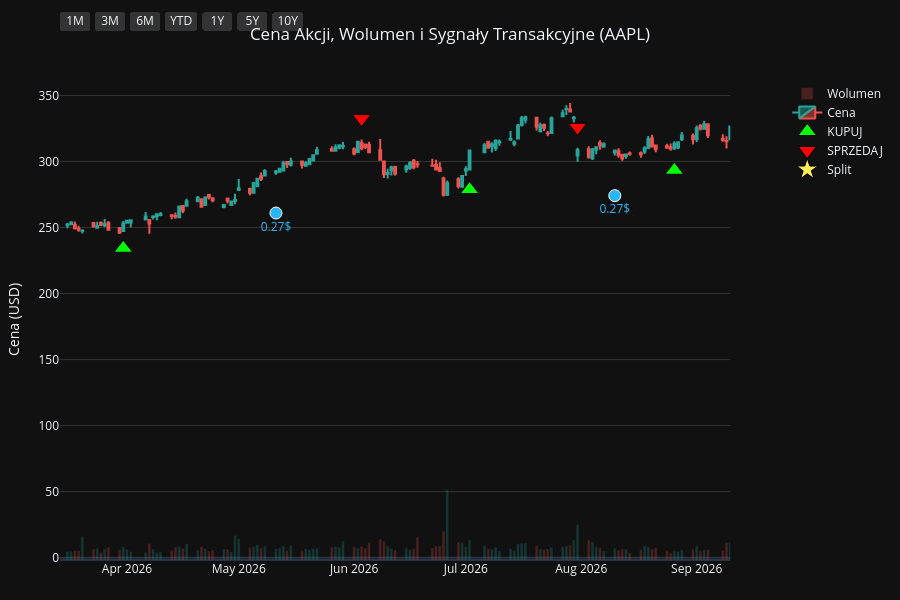
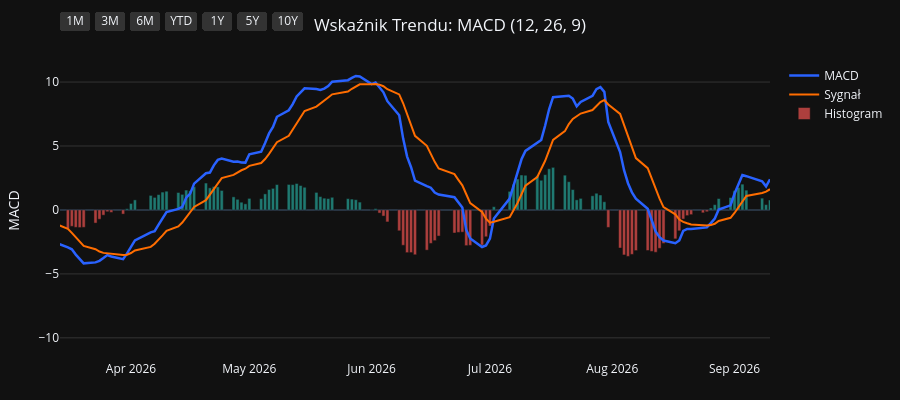
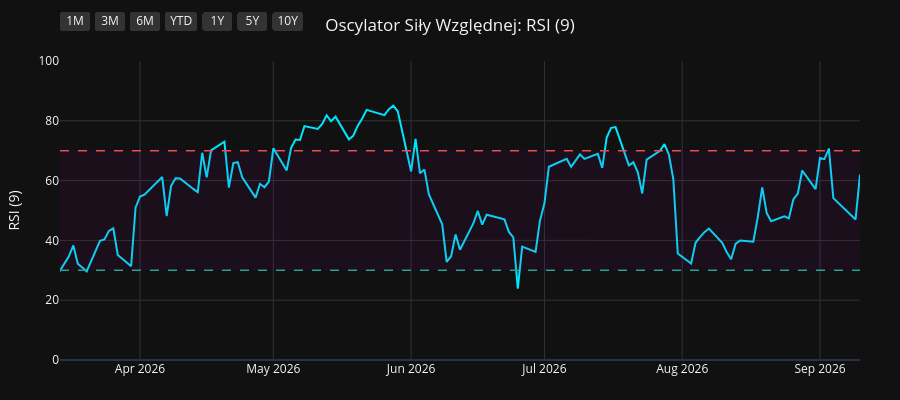
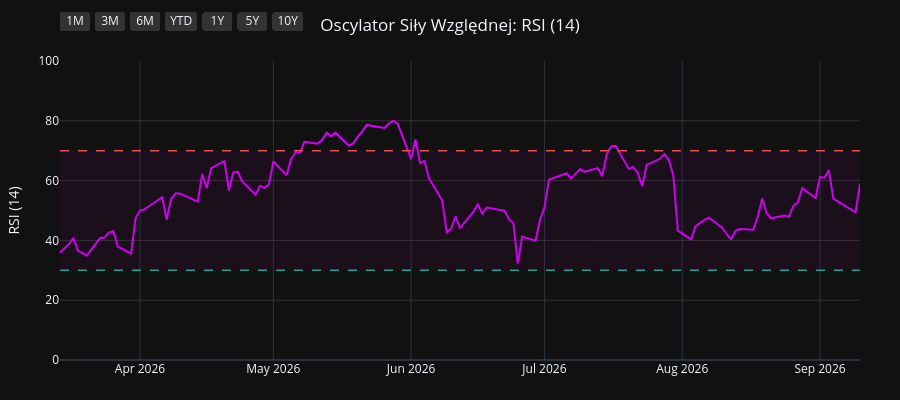

Notebook source saved alongside these figures, in order:
### Code cell
import os
import yfinance as yf
import pandas as pd
import pandas_ta as ta
import plotly.graph_objects as go
from plotly.subplots import make_subplots

# 1. Pobranie i przygotowanie danych
symbol = os.environ.get("STOCK_TICKER", "").strip().upper()
if not symbol:
    raise RuntimeError("Set STOCK_TICKER before running price_extractor.ipynb")
df = yf.Ticker(symbol).history(period="10y")
df.index = df.index.tz_localize(None)

# Wskaźniki i sygnały
df.ta.macd(fast=12, slow=26, signal=9, append=True)
df.ta.rsi(length=9, append=True)
df.ta.rsi(length=14, append=True)
df.ta.rsi(length=21, append=True)
df.dropna(inplace=True)

macd = df['MACD_12_26_9']
signal = df['MACDs_12_26_9']
wczorajszy_macd = macd.shift(1)
wczorajszy_signal = signal.shift(1)

df['Decyzja'] = 'BRAK'
df.loc[(macd > signal) & (wczorajszy_macd <= wczorajszy_signal), 'Decyzja'] = 'KUPUJ'
df.loc[(macd < signal) & (wczorajszy_macd >= wczorajszy_signal), 'Decyzja'] = 'SPRZEDAJ'

df_kupuj = df[df['Decyzja'] == 'KUPUJ']
df_sprzedaj = df[df['Decyzja'] == 'SPRZEDAJ']
df_dywidendy = df[df['Dividends'] > 0]
df_splity = df[df['Stock Splits'] > 0]

# Wspólna konfiguracja osi X
konfiguracja_osi_x = dict(
    type="date",
    showspikes=True, spikemode="across", spikesnap="cursor", spikedash="dot", spikecolor="#ffffff", spikethickness=1, hoverformat="%Y-%m-%d",
    rangeselector=dict(
        buttons=list([
            dict(count=1, label="1M", step="month", stepmode="backward"),
            dict(count=3, label="3M", step="month", stepmode="backward"),
            dict(count=6, label="6M", step="month", stepmode="backward"),
            dict(count=1, label="YTD", step="year", stepmode="todate"),
            dict(count=1, label="1Y", step="year", stepmode="backward"),
            dict(count=5, label="5Y", step="year", stepmode="backward"),
            dict(step="all", label="10Y")
        ]),
        bgcolor="#333333", activecolor="#2962ff", x=0, y=1.1
    )
)

# ==========================================
# WYKRES 1: CENA + WOLUMEN + SYGNAŁY
# ==========================================
fig1 = make_subplots(specs=[[{"secondary_y": True}]])

kolory_wolumenu = ['#26a69a' if row['Close'] >= row['Open'] else '#ef5350' for index, row in df.iterrows()]
fig1.add_trace(go.Bar(x=df.index, y=df['Volume'], marker_color=kolory_wolumenu, opacity=0.25, name='Wolumen'), secondary_y=True)
fig1.add_trace(go.Candlestick(x=df.index, open=df['Open'], high=df['High'], low=df['Low'], close=df['Close'], name='Cena', increasing_line_color='#26a69a', decreasing_line_color='#ef5350'), secondary_y=False)
fig1.add_trace(go.Scatter(x=df_kupuj.index, y=df_kupuj['Low'] * 0.95, customdata=df_kupuj[['Low', 'High']], mode='markers', marker=dict(symbol='triangle-up', size=16, color='#00ff00', line=dict(width=1, color='black')), name='KUPUJ', hovertemplate='KUPUJ<br>Najniższa: %{customdata[0]:.2f}<br>Najwyższa: %{customdata[1]:.2f}<extra></extra>'), secondary_y=False)
fig1.add_trace(go.Scatter(x=df_sprzedaj.index, y=df_sprzedaj['High'] * 1.05, customdata=df_sprzedaj[['Low', 'High']], mode='markers', marker=dict(symbol='triangle-down', size=16, color='#ff0000', line=dict(width=1, color='black')), name='SPRZEDAJ', hovertemplate='SPRZEDAJ<br>Najniższa: %{customdata[0]:.2f}<br>Najwyższa: %{customdata[1]:.2f}<extra></extra>'), secondary_y=False)

if not df_dywidendy.empty:
    fig1.add_trace(go.Scatter(x=df_dywidendy.index, y=df_dywidendy['Low'] * 0.90, mode='markers+text', marker=dict(symbol='circle', size=12, color='#29b6f6', line=dict(width=1, color='white')), text=df_dywidendy['Dividends'].apply(lambda x: f"{x}$"), textposition="bottom center", name='Dywidenda', showlegend=False, hovertemplate='Dywidenda: %{text}<extra></extra>', textfont=dict(color="#29b6f6")), secondary_y=False)
if not df_splity.empty:
                    fig1.add_trace(go.Scatter(x=df_splity.index, y=df_splity['High'], mode='markers+text', marker=dict(symbol='star', size=16, color='#ffee58', line=dict(width=1, color='black')), text=df_splity['Stock Splits'].apply(lambda x: f"{x:g}:1" if x >= 1 else f"1:{1 / x:g}"), textposition="top center", name='Split', hovertemplate='%{text}<extra></extra>', textfont=dict(color="#ffee58")), secondary_y=False)

fig1.update_layout(title=dict(text=f"Cena Akcji, Wolumen i Sygnały Transakcyjne ({symbol})", x=0.5, xanchor='center'), dragmode='pan', xaxis_rangeslider_visible=False, template='plotly_dark', height=600, hovermode='x unified', margin=dict(l=60, r=40, t=60, b=40))
fig1.update_xaxes(**konfiguracja_osi_x)
fig1.update_xaxes(range=[df.index.max() - pd.Timedelta(days=180), df.index.max()])
fig1.update_yaxes(title_text="Cena (USD)", secondary_y=False, gridcolor='#333333')
fig1.update_yaxes(range=[0, df['Volume'].max() * 4], showgrid=False, showticklabels=False, secondary_y=True)
fig1.show(config={'scrollZoom': True})

# ==========================================
# WYKRES 2: WSKAŹNIK MACD
# ==========================================
fig2 = go.Figure()
fig2.add_trace(go.Scatter(x=df.index, y=df['MACD_12_26_9'], line=dict(color='#2962ff', width=2.5), name='MACD'))
fig2.add_trace(go.Scatter(x=df.index, y=df['MACDs_12_26_9'], line=dict(color='#ff6d00', width=2), name='Sygnał'))
kolory_macd = ['#26a69a' if val >= 0 else '#ef5350' for val in df['MACDh_12_26_9']]
fig2.add_trace(go.Bar(x=df.index, y=df['MACDh_12_26_9'], marker_color=kolory_macd, name='Histogram', opacity=0.7))
fig2.update_layout(title=dict(text="Wskaźnik Trendu: MACD (12, 26, 9)", x=0.5, xanchor='center'), dragmode='pan', xaxis_rangeslider_visible=False, template='plotly_dark', height=400, hovermode='x unified', margin=dict(l=60, r=40, t=60, b=40))
fig2.update_xaxes(**konfiguracja_osi_x)
fig2.update_xaxes(range=[df.index.max() - pd.Timedelta(days=180), df.index.max()])
fig2.update_yaxes(title_text="MACD", gridcolor='#333333')
fig2.show(config={'scrollZoom': True})

# ==========================================
# WYKRES 3: OSCYLATOR RSI (9)
# ==========================================
fig3 = go.Figure()
fig3.add_trace(go.Scatter(x=df.index, y=df['RSI_9'], line=dict(color='#00e5ff', width=2), name='RSI (9)'))
fig3.add_hline(y=70, line_dash="dash", line_color="#ef5350", line_width=1.5)
fig3.add_hline(y=30, line_dash="dash", line_color="#26a69a", line_width=1.5)
fig3.add_hrect(y0=30, y1=70, line_width=0, fillcolor="purple", opacity=0.1)
fig3.update_layout(title=dict(text="Oscylator Siły Względnej: RSI (9)", x=0.5, xanchor='center'), dragmode='pan', xaxis_rangeslider_visible=False, template='plotly_dark', height=400, hovermode='x unified', margin=dict(l=60, r=40, t=60, b=40))
fig3.update_xaxes(**konfiguracja_osi_x)
fig3.update_xaxes(range=[df.index.max() - pd.Timedelta(days=180), df.index.max()])
fig3.update_yaxes(title_text="RSI (9)", range=[0, 100], gridcolor='#333333')
fig3.show(config={'scrollZoom': True})

# ==========================================
# WYKRES 4: OSCYLATOR RSI (14)
# ==========================================
fig4 = go.Figure()
fig4.add_trace(go.Scatter(x=df.index, y=df['RSI_14'], line=dict(color='#d500f9', width=2), name='RSI (14)'))
fig4.add_hline(y=70, line_dash="dash", line_color="#ef5350", line_width=1.5)
fig4.add_hline(y=30, line_dash="dash", line_color="#26a69a", line_width=1.5)
fig4.add_hrect(y0=30, y1=70, line_width=0, fillcolor="purple", opacity=0.1)
fig4.update_layout(title=dict(text="Oscylator Siły Względnej: RSI (14)", x=0.5, xanchor='center'), dragmode='pan', xaxis_rangeslider_visible=False, template='plotly_dark', height=400, hovermode='x unified', margin=dict(l=60, r=40, t=60, b=40))
fig4.update_xaxes(**konfiguracja_osi_x)
fig4.update_xaxes(range=[df.index.max() - pd.Timedelta(days=180), df.index.max()])
fig4.update_yaxes(title_text="RSI (14)", range=[0, 100], gridcolor='#333333')
fig4.show(config={'scrollZoom': True})

# ==========================================
# WYKRES 5: OSCYLATOR RSI (21)
# ==========================================
fig5 = go.Figure()
fig5.add_trace(go.Scatter(x=df.index, y=df['RSI_21'], line=dict(color='#64dd17', width=2), name='RSI (21)'))
fig5.add_hline(y=70, line_dash="dash", line_color="#ef5350", line_width=1.5)
fig5.add_hline(y=30, line_dash="dash", line_color="#26a69a", line_width=1.5)
fig5.add_hrect(y0=30, y1=70, line_width=0, fillcolor="purple", opacity=0.1)
fig5.update_layout(title=dict(text="Oscylator Siły Względnej: RSI (21)", x=0.5, xanchor='center'), dragmode='pan', xaxis_rangeslider_visible=False, template='plotly_dark', height=400, hovermode='x unified', margin=dict(l=60, r=40, t=60, b=40))
fig5.update_xaxes(**konfiguracja_osi_x)
fig5.update_xaxes(range=[df.index.max() - pd.Timedelta(days=180), df.index.max()])
fig5.update_yaxes(title_text="RSI (21)", range=[0, 100], gridcolor='#333333')
fig5.show(config={'scrollZoom': True})

### Figure 1 — Plotly figure (JSON) as saved in the notebook; plotly's stock layout.template omitted (floating-point values rounded to 4 significant figures; data arrays with more than 128 entries replaced by an {"elided": "..."} marker saying what was removed)
{"data": [{"marker": {"color": {"elided": "2480 str values"}}, "name": "Wolumen", "opacity": 0.25, "type": "bar", "x": {"elided": "2480 str values"}, "xaxis": "x", "y": {"elided": "2480 int values"}, "yaxis": "y2"}, {"close": {"elided": "2480 float values"}, "decreasing": {"line": {"color": "#ef5350"}}, "high": {"elided": "2480 float values"}, "increasing": {"line": {"color": "#26a69a"}}, "low": {"elided": "2480 float values"}, "name": "Cena", "open": {"elided": "2480 float values"}, "type": "candlestick", "x": {"elided": "2480 str values"}, "xaxis": "x", "yaxis": "y"}, {"customdata": {"elided": "89x2 float values"}, "hovertemplate": "KUPUJ<br>Najniższa: %{customdata[0]:.2f}<br>Najwyższa: %{customdata[1]:.2f}<extra></extra>", "marker": {"color": "#00ff00", "line": {"color": "black", "width": 1}, "size": 16, "symbol": "triangle-up"}, "mode": "markers", "name": "KUPUJ", "type": "scatter", "x": ["2016-11-21T00:00:00", "2017-01-09T00:00:00", "2017-01-25T00:00:00", "2017-05-01T00:00:00", "2017-07-10T00:00:00", "2017-08-29T00:00:00", "2017-10-06T00:00:00", "2017-12-18T00:00:00", "2018-01-08T00:00:00", "2018-02-14T00:00:00", "2018-04-10T00:00:00", "2018-05-02T00:00:00", "2018-06-06T00:00:00", "2018-07-09T00:00:00", "2018-08-01T00:00:00", "2018-10-02T00:00:00", "2018-12-03T00:00:00", "2018-12-12T00:00:00", "2018-12-28T00:00:00", "2019-03-12T00:00:00", "2019-04-02T00:00:00", "2019-04-18T00:00:00", "2019-06-06T00:00:00", "2019-07-23T00:00:00", "2019-08-19T00:00:00", "2019-09-05T00:00:00", "2019-10-07T00:00:00", "2019-12-16T00:00:00", "2020-03-27T00:00:00", "2020-06-08T00:00:00", "2020-07-08T00:00:00", "2020-07-20T00:00:00", "2020-07-31T00:00:00", "2020-10-01T00:00:00", "2020-11-06T00:00:00", "2020-12-01T00:00:00", "2021-01-22T00:00:00", "2021-03-15T00:00:00", "2021-06-07T00:00:00", "2021-08-17T00:00:00", "2021-08-31T00:00:00", "2021-10-14T00:00:00", "2021-11-17T00:00:00", "2022-02-01T00:00:00", "2022-03-18T00:00:00", "2022-05-27T00:00:00", "2022-06-23T00:00:00", "2022-10-17T00:00:00", "2022-11-11T00:00:00", "2023-01-09T00:00:00", "2023-03-16T00:00:00", "2023-04-19T00:00:00", "2023-05-01T00:00:00", "2023-05-05T00:00:00", "2023-05-18T00:00:00", "2023-05-31T00:00:00", "2023-06-27T00:00:00", "2023-08-25T00:00:00", "2023-10-04T00:00:00", "2023-11-02T00:00:00", "2023-12-08T00:00:00", "2023-12-13T00:00:00", "2024-01-19T00:00:00", "2024-03-18T00:00:00", "2024-04-25T00:00:00", "2024-06-05T00:00:00", "2024-06-07T00:00:00", "2024-06-11T00:00:00", "2024-07-02T00:00:00", "2024-08-14T00:00:00", "2024-09-20T00:00:00", "2024-10-10T00:00:00", "2024-11-19T00:00:00", "2025-01-29T00:00:00", "2025-03-25T00:00:00", "2025-04-15T00:00:00", "2025-05-12T00:00:00", "2025-06-06T00:00:00", "2025-06-23T00:00:00", "2025-08-07T00:00:00", "2025-09-03T00:00:00", "2025-09-19T00:00:00", "2025-10-23T00:00:00", "2025-11-28T00:00:00", "2026-01-28T00:00:00", "2026-02-24T00:00:00", "2026-03-31T00:00:00", "2026-07-02T00:00:00", "2026-08-26T00:00:00"], "xaxis": "x", "y": [24.02, 25.75, 26.27, 31.79, 31.57, 35.37, 34.17, 38.8, 38.59, 36.29, 38.21, 38.72, 42.92, 42.34, 44.13, 50.86, 40.81, 38.06, 34.81, 40.57, 43.21, 45.81, 41.36, 47.06, 47.87, 48.21, 51.47, 63.32, 56.61, 75.2, 86.47, 88.28, 92.66, 106.6, 107.1, 110.7, 124.5, 111.2, 115.5, 138.1, 140.2, 131.1, 140.1, 159.9, 148.4, 135.2, 126.2, 130.7, 134.7, 121.2, 141.7, 154.7, 157.6, 159.6, 161.5, 165.5, 173.8, 164.8, 160.3, 164.5, 181.8, 182.9, 177.2, 163.1, 158.0, 183.4, 182.7, 182.2, 202.4, 207.0, 214.4, 214.0, 213.8, 220.7, 207.8, 188.6, 195.5, 191.0, 188.1, 204.8, 221.8, 227.4, 244.2, 261.5, 241.1, 253.9, 234.3, 278.8, 293.4], "yaxis": "y"}, {"customdata": {"elided": "88x2 float values"}, "hovertemplate": "SPRZEDAJ<br>Najniższa: %{customdata[0]:.2f}<br>Najwyższa: %{customdata[1]:.2f}<extra></extra>", "marker": {"color": "#ff0000", "line": {"color": "black", "width": 1}, "size": 16, "symbol": "triangle-down"}, "mode": "markers", "name": "SPRZEDAJ", "type": "scatter", "x": ["2017-01-03T00:00:00", "2017-01-24T00:00:00", "2017-02-27T00:00:00", "2017-05-22T00:00:00", "2017-08-21T00:00:00", "2017-09-06T00:00:00", "2017-11-16T00:00:00", "2017-12-26T00:00:00", "2018-01-24T00:00:00", "2018-03-19T00:00:00", "2018-04-20T00:00:00", "2018-05-25T00:00:00", "2018-06-08T00:00:00", "2018-07-30T00:00:00", "2018-09-07T00:00:00", "2018-10-08T00:00:00", "2018-12-10T00:00:00", "2018-12-20T00:00:00", "2019-03-06T00:00:00", "2019-03-28T00:00:00", "2019-04-15T00:00:00", "2019-04-26T00:00:00", "2019-07-17T00:00:00", "2019-08-02T00:00:00", "2019-08-27T00:00:00", "2019-09-24T00:00:00", "2019-11-20T00:00:00", "2020-01-24T00:00:00", "2020-05-27T00:00:00", "2020-06-29T00:00:00", "2020-07-17T00:00:00", "2020-07-21T00:00:00", "2020-09-03T00:00:00", "2020-10-21T00:00:00", "2020-11-23T00:00:00", "2021-01-05T00:00:00", "2021-02-01T00:00:00", "2021-04-29T00:00:00", "2021-07-21T00:00:00", "2021-08-18T00:00:00", "2021-09-10T00:00:00", "2021-11-10T00:00:00", "2021-12-17T00:00:00", "2022-02-17T00:00:00", "2022-04-08T00:00:00", "2022-06-13T00:00:00", "2022-08-22T00:00:00", "2022-11-04T00:00:00", "2022-11-29T00:00:00", "2023-02-21T00:00:00", "2023-04-11T00:00:00", "2023-04-20T00:00:00", "2023-05-02T00:00:00", "2023-05-16T00:00:00", "2023-05-22T00:00:00", "2023-06-26T00:00:00", "2023-07-10T00:00:00", "2023-09-11T00:00:00", "2023-10-20T00:00:00", "2023-11-30T00:00:00", "2023-12-11T00:00:00", "2023-12-19T00:00:00", "2024-01-31T00:00:00", "2024-04-19T00:00:00", "2024-05-29T00:00:00", "2024-06-06T00:00:00", "2024-06-10T00:00:00", "2024-06-25T00:00:00", "2024-07-18T00:00:00", "2024-09-04T00:00:00", "2024-10-07T00:00:00", "2024-10-25T00:00:00", "2024-12-30T00:00:00", "2025-03-03T00:00:00", "2025-04-03T00:00:00", "2025-05-08T00:00:00", "2025-05-22T00:00:00", "2025-06-11T00:00:00", "2025-07-29T00:00:00", "2025-08-25T00:00:00", "2025-09-10T00:00:00", "2025-10-07T00:00:00", "2025-11-07T00:00:00", "2025-12-08T00:00:00", "2026-02-13T00:00:00", "2026-03-02T00:00:00", "2026-06-03T00:00:00", "2026-07-31T00:00:00"], "xaxis": "x", "y": [28.08, 28.99, 33.32, 37.62, 38.58, 39.83, 42.15, 42.05, 43.48, 43.7, 42.16, 46.88, 47.46, 47.51, 55.9, 55.76, 42.34, 40.35, 43.87, 47.39, 49.96, 51.25, 51.47, 51.8, 52.53, 56.05, 67.23, 81.69, 80.93, 91.97, 98.68, 100.8, 131.1, 120.8, 119.9, 134.3, 138.0, 139.9, 149.4, 154.4, 159.2, 154.0, 177.9, 176.5, 176.4, 139.0, 174.9, 147.2, 149.4, 156.3, 167.7, 173.4, 176.0, 179.1, 180.8, 194.6, 196.6, 186.8, 181.7, 197.4, 200.7, 204.3, 194.1, 172.8, 200.0, 204.4, 205.2, 219.9, 239.7, 230.9, 235.0, 242.8, 264.3, 254.7, 216.5, 208.8, 211.9, 213.7, 224.5, 239.9, 243.1, 269.3, 284.9, 292.9, 274.9, 279.4, 332.5, 325.9], "yaxis": "y"}, {"hovertemplate": "Dywidenda: %{text}<extra></extra>", "marker": {"color": "#29b6f6", "line": {"color": "white", "width": 1}, "size": 12, "symbol": "circle"}, "mode": "markers+text", "name": "Dywidenda", "showlegend": false, "text": ["0.1425$", "0.1425$", "0.1575$", "0.1575$", "0.1575$", "0.1575$", "0.1825$", "0.1825$", "0.1825$", "0.1825$", "0.1925$", "0.1925$", "0.1925$", "0.1925$", "0.205$", "0.205$", "0.205$", "0.205$", "0.22$", "0.22$", "0.22$", "0.22$", "0.23$", "0.23$", "0.23$", "0.23$", "0.24$", "0.24$", "0.24$", "0.24$", "0.25$", "0.25$", "0.25$", "0.25$", "0.26$", "0.26$", "0.26$", "0.26$", "0.27$", "0.27$"], "textfont": {"color": "#29b6f6"}, "textposition": "bottom center", "type": "scatter", "x": ["2016-11-03T00:00:00", "2017-02-09T00:00:00", "2017-05-11T00:00:00", "2017-08-10T00:00:00", "2017-11-10T00:00:00", "2018-02-09T00:00:00", "2018-05-11T00:00:00", "2018-08-10T00:00:00", "2018-11-08T00:00:00", "2019-02-08T00:00:00", "2019-05-10T00:00:00", "2019-08-09T00:00:00", "2019-11-07T00:00:00", "2020-02-07T00:00:00", "2020-05-08T00:00:00", "2020-08-07T00:00:00", "2020-11-06T00:00:00", "2021-02-05T00:00:00", "2021-05-07T00:00:00", "2021-08-06T00:00:00", "2021-11-05T00:00:00", "2022-02-04T00:00:00", "2022-05-06T00:00:00", "2022-08-05T00:00:00", "2022-11-04T00:00:00", "2023-02-10T00:00:00", "2023-05-12T00:00:00", "2023-08-11T00:00:00", "2023-11-10T00:00:00", "2024-02-09T00:00:00", "2024-05-10T00:00:00", "2024-08-12T00:00:00", "2024-11-08T00:00:00", "2025-02-10T00:00:00", "2025-05-12T00:00:00", "2025-08-11T00:00:00", "2025-11-10T00:00:00", "2026-02-09T00:00:00", "2026-05-11T00:00:00", "2026-08-10T00:00:00"], "xaxis": "x", "y": [22.66, 27.24, 31.78, 32.39, 36.63, 31.71, 39.72, 43.94, 44.11, 36.09, 41.46, 43.03, 55.9, 69.03, 66.23, 96.2, 101.5, 118.9, 113.5, 127.8, 131.9, 150.2, 135.9, 143.9, 118.8, 132.1, 151.6, 156.8, 163.2, 167.4, 162.4, 192.4, 202.3, 203.2, 185.2, 201.5, 240.1, 244.1, 261.0, 274.1], "yaxis": "y"}, {"hovertemplate": "%{text}<extra></extra>", "marker": {"color": "#ffee58", "line": {"color": "black", "width": 1}, "size": 16, "symbol": "star"}, "mode": "markers+text", "name": "Split", "text": ["4:1"], "textfont": {"color": "#ffee58"}, "textposition": "top center", "type": "scatter", "x": ["2020-08-31T00:00:00"], "xaxis": "x", "y": [127.0], "yaxis": "y"}], "layout": {"dragmode": "pan", "height": 600, "hovermode": "x unified", "margin": {"b": 40, "l": 60, "r": 40, "t": 60}, "title": {"text": "Cena Akcji, Wolumen i Sygnały Transakcyjne (AAPL)", "x": 0.5, "xanchor": "center"}, "xaxis": {"anchor": "y", "domain": [0.0, 0.94], "hoverformat": "%Y-%m-%d", "range": ["2026-03-14T00:00:00", "2026-09-10T00:00:00"], "rangeselector": {"activecolor": "#2962ff", "bgcolor": "#333333", "buttons": [{"count": 1, "label": "1M", "step": "month", "stepmode": "backward"}, {"count": 3, "label": "3M", "step": "month", "stepmode": "backward"}, {"count": 6, "label": "6M", "step": "month", "stepmode": "backward"}, {"count": 1, "label": "YTD", "step": "year", "stepmode": "todate"}, {"count": 1, "label": "1Y", "step": "year", "stepmode": "backward"}, {"count": 5, "label": "5Y", "step": "year", "stepmode": "backward"}, {"label": "10Y", "step": "all"}], "x": 0, "y": 1.1}, "rangeslider": {"visible": false}, "showspikes": true, "spikecolor": "#ffffff", "spikedash": "dot", "spikemode": "across", "spikesnap": "cursor", "spikethickness": 1, "type": "date"}, "yaxis": {"anchor": "x", "domain": [0.0, 1.0], "gridcolor": "#333333", "title": {"text": "Cena (USD)"}}, "yaxis2": {"anchor": "x", "overlaying": "y", "range": [0, 1791760000], "showgrid": false, "showticklabels": false, "side": "right"}}}

### Figure 2 — Plotly figure (JSON) as saved in the notebook; plotly's stock layout.template omitted (floating-point values rounded to 4 significant figures; data arrays with more than 128 entries replaced by an {"elided": "..."} marker saying what was removed)
{"data": [{"line": {"color": "#2962ff", "width": 2.5}, "name": "MACD", "type": "scatter", "x": {"elided": "2480 str values"}, "y": {"elided": "2480 float values"}}, {"line": {"color": "#ff6d00", "width": 2}, "name": "Sygnał", "type": "scatter", "x": {"elided": "2480 str values"}, "y": {"elided": "2480 float values"}}, {"marker": {"color": {"elided": "2480 str values"}}, "name": "Histogram", "opacity": 0.7, "type": "bar", "x": {"elided": "2480 str values"}, "y": {"elided": "2480 float values"}}], "layout": {"dragmode": "pan", "height": 400, "hovermode": "x unified", "margin": {"b": 40, "l": 60, "r": 40, "t": 60}, "title": {"text": "Wskaźnik Trendu: MACD (12, 26, 9)", "x": 0.5, "xanchor": "center"}, "xaxis": {"hoverformat": "%Y-%m-%d", "range": ["2026-03-14T00:00:00", "2026-09-10T00:00:00"], "rangeselector": {"activecolor": "#2962ff", "bgcolor": "#333333", "buttons": [{"count": 1, "label": "1M", "step": "month", "stepmode": "backward"}, {"count": 3, "label": "3M", "step": "month", "stepmode": "backward"}, {"count": 6, "label": "6M", "step": "month", "stepmode": "backward"}, {"count": 1, "label": "YTD", "step": "year", "stepmode": "todate"}, {"count": 1, "label": "1Y", "step": "year", "stepmode": "backward"}, {"count": 5, "label": "5Y", "step": "year", "stepmode": "backward"}, {"label": "10Y", "step": "all"}], "x": 0, "y": 1.1}, "rangeslider": {"visible": false}, "showspikes": true, "spikecolor": "#ffffff", "spikedash": "dot", "spikemode": "across", "spikesnap": "cursor", "spikethickness": 1, "type": "date"}, "yaxis": {"gridcolor": "#333333", "title": {"text": "MACD"}}}}

### Figure 3 — Plotly figure (JSON) as saved in the notebook; plotly's stock layout.template omitted (floating-point values rounded to 4 significant figures; data arrays with more than 128 entries replaced by an {"elided": "..."} marker saying what was removed)
{"data": [{"line": {"color": "#00e5ff", "width": 2}, "name": "RSI (9)", "type": "scatter", "x": {"elided": "2480 str values"}, "y": {"elided": "2480 float values"}}], "layout": {"dragmode": "pan", "height": 400, "hovermode": "x unified", "margin": {"b": 40, "l": 60, "r": 40, "t": 60}, "shapes": [{"line": {"color": "#ef5350", "dash": "dash", "width": 1.5}, "type": "line", "x0": 0, "x1": 1, "xref": "x domain", "y0": 70, "y1": 70, "yref": "y"}, {"line": {"color": "#26a69a", "dash": "dash", "width": 1.5}, "type": "line", "x0": 0, "x1": 1, "xref": "x domain", "y0": 30, "y1": 30, "yref": "y"}, {"fillcolor": "purple", "line": {"width": 0}, "opacity": 0.1, "type": "rect", "x0": 0, "x1": 1, "xref": "x domain", "y0": 30, "y1": 70, "yref": "y"}], "title": {"text": "Oscylator Siły Względnej: RSI (9)", "x": 0.5, "xanchor": "center"}, "xaxis": {"hoverformat": "%Y-%m-%d", "range": ["2026-03-14T00:00:00", "2026-09-10T00:00:00"], "rangeselector": {"activecolor": "#2962ff", "bgcolor": "#333333", "buttons": [{"count": 1, "label": "1M", "step": "month", "stepmode": "backward"}, {"count": 3, "label": "3M", "step": "month", "stepmode": "backward"}, {"count": 6, "label": "6M", "step": "month", "stepmode": "backward"}, {"count": 1, "label": "YTD", "step": "year", "stepmode": "todate"}, {"count": 1, "label": "1Y", "step": "year", "stepmode": "backward"}, {"count": 5, "label": "5Y", "step": "year", "stepmode": "backward"}, {"label": "10Y", "step": "all"}], "x": 0, "y": 1.1}, "rangeslider": {"visible": false}, "showspikes": true, "spikecolor": "#ffffff", "spikedash": "dot", "spikemode": "across", "spikesnap": "cursor", "spikethickness": 1, "type": "date"}, "yaxis": {"gridcolor": "#333333", "range": [0, 100], "title": {"text": "RSI (9)"}}}}

### Figure 4 — Plotly figure (JSON) as saved in the notebook; plotly's stock layout.template omitted (floating-point values rounded to 4 significant figures; data arrays with more than 128 entries replaced by an {"elided": "..."} marker saying what was removed)
{"data": [{"line": {"color": "#d500f9", "width": 2}, "name": "RSI (14)", "type": "scatter", "x": {"elided": "2480 str values"}, "y": {"elided": "2480 float values"}}], "layout": {"dragmode": "pan", "height": 400, "hovermode": "x unified", "margin": {"b": 40, "l": 60, "r": 40, "t": 60}, "shapes": [{"line": {"color": "#ef5350", "dash": "dash", "width": 1.5}, "type": "line", "x0": 0, "x1": 1, "xref": "x domain", "y0": 70, "y1": 70, "yref": "y"}, {"line": {"color": "#26a69a", "dash": "dash", "width": 1.5}, "type": "line", "x0": 0, "x1": 1, "xref": "x domain", "y0": 30, "y1": 30, "yref": "y"}, {"fillcolor": "purple", "line": {"width": 0}, "opacity": 0.1, "type": "rect", "x0": 0, "x1": 1, "xref": "x domain", "y0": 30, "y1": 70, "yref": "y"}], "title": {"text": "Oscylator Siły Względnej: RSI (14)", "x": 0.5, "xanchor": "center"}, "xaxis": {"hoverformat": "%Y-%m-%d", "range": ["2026-03-14T00:00:00", "2026-09-10T00:00:00"], "rangeselector": {"activecolor": "#2962ff", "bgcolor": "#333333", "buttons": [{"count": 1, "label": "1M", "step": "month", "stepmode": "backward"}, {"count": 3, "label": "3M", "step": "month", "stepmode": "backward"}, {"count": 6, "label": "6M", "step": "month", "stepmode": "backward"}, {"count": 1, "label": "YTD", "step": "year", "stepmode": "todate"}, {"count": 1, "label": "1Y", "step": "year", "stepmode": "backward"}, {"count": 5, "label": "5Y", "step": "year", "stepmode": "backward"}, {"label": "10Y", "step": "all"}], "x": 0, "y": 1.1}, "rangeslider": {"visible": false}, "showspikes": true, "spikecolor": "#ffffff", "spikedash": "dot", "spikemode": "across", "spikesnap": "cursor", "spikethickness": 1, "type": "date"}, "yaxis": {"gridcolor": "#333333", "range": [0, 100], "title": {"text": "RSI (14)"}}}}
